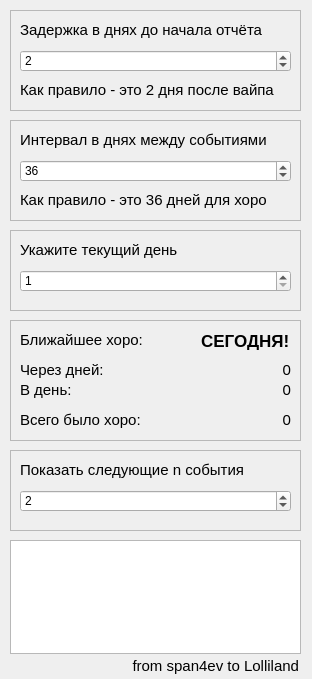
<?xml version="1.0" encoding="UTF-8"?>
<ui version="4.0">
 <class>MainWindow</class>
 <widget class="QMainWindow" name="MainWindow">
  <property name="geometry">
   <rect>
    <x>0</x>
    <y>0</y>
    <width>312</width>
    <height>679</height>
   </rect>
  </property>
  <property name="windowTitle">
   <string>MainWindow</string>
  </property>
  <property name="styleSheet">
   <string notr="true">* {
	font-family: 'Microsoft YaHei UI';
	font-size: 11pt;
}
#centralwidget {
	background-color: #262c3a;
}

QFrame {
	background-color: #343c49;
	border: 1px solid #424d61;
	border-radius: 4px;
}
QFrame &gt; QLabel, #status_bar {
	border: none;
	border-radius: none;
	color: #fff;
}
#label_after_days, #label_on_day, #label_total_events, #label_events_today {
	color: #e12768;
}
#label_events_today {
	font-weight: bold;
	font-size: 13pt;
}
#list_widget_another_events {
	color: #fff;
}
#status_bar {
	background-color: #262c3a;
}</string>
  </property>
  <widget class="QWidget" name="centralwidget">
   <widget class="QFrame" name="frame_path_to_read">
    <property name="geometry">
     <rect>
      <x>10</x>
      <y>230</y>
      <width>291</width>
      <height>81</height>
     </rect>
    </property>
    <property name="styleSheet">
     <string notr="true"/>
    </property>
    <property name="frameShape">
     <enum>QFrame::StyledPanel</enum>
    </property>
    <property name="frameShadow">
     <enum>QFrame::Raised</enum>
    </property>
    <widget class="QLabel" name="label_desc_path_to_read">
     <property name="geometry">
      <rect>
       <x>10</x>
       <y>10</y>
       <width>211</width>
       <height>21</height>
      </rect>
     </property>
     <property name="font">
      <font>
       <family>Microsoft YaHei UI</family>
       <pointsize>11</pointsize>
      </font>
     </property>
     <property name="toolTip">
      <string>По умолчанию сохраняется в папку программы</string>
     </property>
     <property name="styleSheet">
      <string notr="true"/>
     </property>
     <property name="text">
      <string>&lt;html&gt;&lt;head/&gt;&lt;body&gt;&lt;p&gt;Укажите текущий день&lt;/p&gt;&lt;/body&gt;&lt;/html&gt;</string>
     </property>
    </widget>
    <widget class="QSpinBox" name="sbox_day">
     <property name="geometry">
      <rect>
       <x>10</x>
       <y>40</y>
       <width>271</width>
       <height>22</height>
      </rect>
     </property>
     <property name="minimum">
      <number>1</number>
     </property>
     <property name="maximum">
      <number>1000000000</number>
     </property>
     <property name="value">
      <number>1</number>
     </property>
    </widget>
   </widget>
   <widget class="QFrame" name="frame_path_to_read_2">
    <property name="geometry">
     <rect>
      <x>10</x>
      <y>320</y>
      <width>291</width>
      <height>121</height>
     </rect>
    </property>
    <property name="styleSheet">
     <string notr="true"/>
    </property>
    <property name="frameShape">
     <enum>QFrame::StyledPanel</enum>
    </property>
    <property name="frameShadow">
     <enum>QFrame::Raised</enum>
    </property>
    <widget class="QLabel" name="label_desc_path_to_read_2">
     <property name="geometry">
      <rect>
       <x>10</x>
       <y>10</y>
       <width>131</width>
       <height>21</height>
      </rect>
     </property>
     <property name="font">
      <font>
       <family>Microsoft YaHei UI</family>
       <pointsize>11</pointsize>
      </font>
     </property>
     <property name="toolTip">
      <string>По умолчанию сохраняется в папку программы</string>
     </property>
     <property name="styleSheet">
      <string notr="true"/>
     </property>
     <property name="text">
      <string>&lt;html&gt;&lt;head/&gt;&lt;body&gt;&lt;p&gt;Ближайшее хоро: &lt;/p&gt;&lt;/body&gt;&lt;/html&gt;</string>
     </property>
    </widget>
    <widget class="QLabel" name="label_desc_path_to_read_10">
     <property name="geometry">
      <rect>
       <x>10</x>
       <y>90</y>
       <width>131</width>
       <height>21</height>
      </rect>
     </property>
     <property name="font">
      <font>
       <family>Microsoft YaHei UI</family>
       <pointsize>11</pointsize>
      </font>
     </property>
     <property name="toolTip">
      <string>По умолчанию сохраняется в папку программы</string>
     </property>
     <property name="styleSheet">
      <string notr="true"/>
     </property>
     <property name="text">
      <string>&lt;html&gt;&lt;head/&gt;&lt;body&gt;&lt;p&gt;Всего было хоро: &lt;/p&gt;&lt;/body&gt;&lt;/html&gt;</string>
     </property>
    </widget>
    <widget class="QLabel" name="label_desc_path_to_read_3">
     <property name="geometry">
      <rect>
       <x>10</x>
       <y>40</y>
       <width>101</width>
       <height>21</height>
      </rect>
     </property>
     <property name="font">
      <font>
       <family>Microsoft YaHei UI</family>
       <pointsize>11</pointsize>
      </font>
     </property>
     <property name="toolTip">
      <string>По умолчанию сохраняется в папку программы</string>
     </property>
     <property name="styleSheet">
      <string notr="true"/>
     </property>
     <property name="text">
      <string>&lt;html&gt;&lt;head/&gt;&lt;body&gt;&lt;p&gt;Через дней: &lt;/p&gt;&lt;/body&gt;&lt;/html&gt;</string>
     </property>
    </widget>
    <widget class="QLabel" name="label_on_day">
     <property name="geometry">
      <rect>
       <x>200</x>
       <y>60</y>
       <width>81</width>
       <height>21</height>
      </rect>
     </property>
     <property name="font">
      <font>
       <family>Microsoft YaHei UI</family>
       <pointsize>11</pointsize>
      </font>
     </property>
     <property name="toolTip">
      <string>По умолчанию сохраняется в папку программы</string>
     </property>
     <property name="styleSheet">
      <string notr="true"/>
     </property>
     <property name="text">
      <string>&lt;html&gt;&lt;head/&gt;&lt;body&gt;&lt;p&gt;0&lt;/p&gt;&lt;/body&gt;&lt;/html&gt;</string>
     </property>
     <property name="alignment">
      <set>Qt::AlignRight|Qt::AlignTrailing|Qt::AlignVCenter</set>
     </property>
    </widget>
    <widget class="QLabel" name="label_desc_path_to_read_6">
     <property name="geometry">
      <rect>
       <x>10</x>
       <y>60</y>
       <width>101</width>
       <height>21</height>
      </rect>
     </property>
     <property name="font">
      <font>
       <family>Microsoft YaHei UI</family>
       <pointsize>11</pointsize>
      </font>
     </property>
     <property name="toolTip">
      <string>По умолчанию сохраняется в папку программы</string>
     </property>
     <property name="styleSheet">
      <string notr="true"/>
     </property>
     <property name="text">
      <string>&lt;html&gt;&lt;head/&gt;&lt;body&gt;&lt;p&gt;В день:&lt;/p&gt;&lt;/body&gt;&lt;/html&gt;</string>
     </property>
    </widget>
    <widget class="QLabel" name="label_after_days">
     <property name="geometry">
      <rect>
       <x>200</x>
       <y>40</y>
       <width>81</width>
       <height>21</height>
      </rect>
     </property>
     <property name="font">
      <font>
       <family>Microsoft YaHei UI</family>
       <pointsize>11</pointsize>
      </font>
     </property>
     <property name="toolTip">
      <string>По умолчанию сохраняется в папку программы</string>
     </property>
     <property name="styleSheet">
      <string notr="true"/>
     </property>
     <property name="text">
      <string>&lt;html&gt;&lt;head/&gt;&lt;body&gt;&lt;p&gt;0&lt;/p&gt;&lt;/body&gt;&lt;/html&gt;</string>
     </property>
     <property name="alignment">
      <set>Qt::AlignRight|Qt::AlignTrailing|Qt::AlignVCenter</set>
     </property>
    </widget>
    <widget class="QLabel" name="label_total_events">
     <property name="geometry">
      <rect>
       <x>200</x>
       <y>90</y>
       <width>81</width>
       <height>21</height>
      </rect>
     </property>
     <property name="font">
      <font>
       <family>Microsoft YaHei UI</family>
       <pointsize>11</pointsize>
      </font>
     </property>
     <property name="toolTip">
      <string>По умолчанию сохраняется в папку программы</string>
     </property>
     <property name="styleSheet">
      <string notr="true"/>
     </property>
     <property name="text">
      <string>&lt;html&gt;&lt;head/&gt;&lt;body&gt;&lt;p&gt;0&lt;/p&gt;&lt;/body&gt;&lt;/html&gt;</string>
     </property>
     <property name="alignment">
      <set>Qt::AlignRight|Qt::AlignTrailing|Qt::AlignVCenter</set>
     </property>
    </widget>
    <widget class="QLabel" name="label_events_today">
     <property name="geometry">
      <rect>
       <x>191</x>
       <y>11</y>
       <width>91</width>
       <height>21</height>
      </rect>
     </property>
     <property name="font">
      <font>
       <family>Microsoft YaHei UI</family>
       <pointsize>13</pointsize>
       <weight>75</weight>
       <bold>true</bold>
      </font>
     </property>
     <property name="toolTip">
      <string>По умолчанию сохраняется в папку программы</string>
     </property>
     <property name="styleSheet">
      <string notr="true"/>
     </property>
     <property name="text">
      <string>&lt;html&gt;&lt;head/&gt;&lt;body&gt;&lt;p&gt;СЕГОДНЯ!&lt;/p&gt;&lt;/body&gt;&lt;/html&gt;</string>
     </property>
    </widget>
   </widget>
   <widget class="QFrame" name="frame_path_to_read_3">
    <property name="geometry">
     <rect>
      <x>10</x>
      <y>10</y>
      <width>291</width>
      <height>101</height>
     </rect>
    </property>
    <property name="styleSheet">
     <string notr="true"/>
    </property>
    <property name="frameShape">
     <enum>QFrame::StyledPanel</enum>
    </property>
    <property name="frameShadow">
     <enum>QFrame::Raised</enum>
    </property>
    <widget class="QLabel" name="label_desc_path_to_read_5">
     <property name="geometry">
      <rect>
       <x>10</x>
       <y>10</y>
       <width>271</width>
       <height>21</height>
      </rect>
     </property>
     <property name="font">
      <font>
       <family>Microsoft YaHei UI</family>
       <pointsize>11</pointsize>
      </font>
     </property>
     <property name="toolTip">
      <string>По умолчанию сохраняется в папку программы</string>
     </property>
     <property name="styleSheet">
      <string notr="true"/>
     </property>
     <property name="text">
      <string>&lt;html&gt;&lt;head/&gt;&lt;body&gt;&lt;p&gt;Задержка в днях до начала отчёта&lt;/p&gt;&lt;/body&gt;&lt;/html&gt;</string>
     </property>
    </widget>
    <widget class="QSpinBox" name="sbox_start_delay">
     <property name="geometry">
      <rect>
       <x>10</x>
       <y>40</y>
       <width>271</width>
       <height>22</height>
      </rect>
     </property>
     <property name="minimum">
      <number>0</number>
     </property>
     <property name="maximum">
      <number>1000000000</number>
     </property>
     <property name="value">
      <number>2</number>
     </property>
    </widget>
    <widget class="QLabel" name="label_desc_path_to_read_8">
     <property name="geometry">
      <rect>
       <x>10</x>
       <y>70</y>
       <width>281</width>
       <height>21</height>
      </rect>
     </property>
     <property name="font">
      <font>
       <family>Microsoft YaHei UI</family>
       <pointsize>11</pointsize>
      </font>
     </property>
     <property name="toolTip">
      <string>По умолчанию сохраняется в папку программы</string>
     </property>
     <property name="styleSheet">
      <string notr="true"/>
     </property>
     <property name="text">
      <string>&lt;html&gt;&lt;head/&gt;&lt;body&gt;&lt;p&gt;Как правило - это 2 дня после вайпа&lt;/p&gt;&lt;/body&gt;&lt;/html&gt;</string>
     </property>
    </widget>
   </widget>
   <widget class="QListWidget" name="list_widget_another_events">
    <property name="geometry">
     <rect>
      <x>10</x>
      <y>540</y>
      <width>291</width>
      <height>114</height>
     </rect>
    </property>
    <property name="styleSheet">
     <string notr="true"/>
    </property>
   </widget>
   <widget class="QFrame" name="frame_path_to_read_4">
    <property name="geometry">
     <rect>
      <x>10</x>
      <y>120</y>
      <width>291</width>
      <height>101</height>
     </rect>
    </property>
    <property name="styleSheet">
     <string notr="true"/>
    </property>
    <property name="frameShape">
     <enum>QFrame::StyledPanel</enum>
    </property>
    <property name="frameShadow">
     <enum>QFrame::Raised</enum>
    </property>
    <widget class="QLabel" name="label_desc_path_to_read_7">
     <property name="geometry">
      <rect>
       <x>10</x>
       <y>10</y>
       <width>271</width>
       <height>21</height>
      </rect>
     </property>
     <property name="font">
      <font>
       <family>Microsoft YaHei UI</family>
       <pointsize>11</pointsize>
      </font>
     </property>
     <property name="toolTip">
      <string>По умолчанию сохраняется в папку программы</string>
     </property>
     <property name="styleSheet">
      <string notr="true"/>
     </property>
     <property name="text">
      <string>&lt;html&gt;&lt;head/&gt;&lt;body&gt;&lt;p&gt;Интервал в днях между событиями&lt;/p&gt;&lt;/body&gt;&lt;/html&gt;</string>
     </property>
    </widget>
    <widget class="QSpinBox" name="sbox_interval">
     <property name="geometry">
      <rect>
       <x>10</x>
       <y>40</y>
       <width>271</width>
       <height>22</height>
      </rect>
     </property>
     <property name="minimum">
      <number>1</number>
     </property>
     <property name="maximum">
      <number>1000000000</number>
     </property>
     <property name="value">
      <number>36</number>
     </property>
    </widget>
    <widget class="QLabel" name="label_desc_path_to_read_9">
     <property name="geometry">
      <rect>
       <x>10</x>
       <y>70</y>
       <width>281</width>
       <height>21</height>
      </rect>
     </property>
     <property name="font">
      <font>
       <family>Microsoft YaHei UI</family>
       <pointsize>11</pointsize>
      </font>
     </property>
     <property name="toolTip">
      <string>По умолчанию сохраняется в папку программы</string>
     </property>
     <property name="styleSheet">
      <string notr="true"/>
     </property>
     <property name="text">
      <string>&lt;html&gt;&lt;head/&gt;&lt;body&gt;&lt;p&gt;Как правило - это 36 дней для хоро&lt;/p&gt;&lt;/body&gt;&lt;/html&gt;</string>
     </property>
    </widget>
   </widget>
   <widget class="QFrame" name="frame_path_to_read_5">
    <property name="geometry">
     <rect>
      <x>10</x>
      <y>450</y>
      <width>291</width>
      <height>81</height>
     </rect>
    </property>
    <property name="styleSheet">
     <string notr="true"/>
    </property>
    <property name="frameShape">
     <enum>QFrame::StyledPanel</enum>
    </property>
    <property name="frameShadow">
     <enum>QFrame::Raised</enum>
    </property>
    <widget class="QLabel" name="label_desc_path_to_read_4">
     <property name="geometry">
      <rect>
       <x>10</x>
       <y>10</y>
       <width>271</width>
       <height>21</height>
      </rect>
     </property>
     <property name="font">
      <font>
       <family>Microsoft YaHei UI</family>
       <pointsize>11</pointsize>
      </font>
     </property>
     <property name="toolTip">
      <string>По умолчанию сохраняется в папку программы</string>
     </property>
     <property name="styleSheet">
      <string notr="true"/>
     </property>
     <property name="text">
      <string>&lt;html&gt;&lt;head/&gt;&lt;body&gt;&lt;p&gt;Показать следующие n события&lt;/p&gt;&lt;/body&gt;&lt;/html&gt;</string>
     </property>
    </widget>
    <widget class="QSpinBox" name="sbox_another_events">
     <property name="geometry">
      <rect>
       <x>10</x>
       <y>40</y>
       <width>271</width>
       <height>22</height>
      </rect>
     </property>
     <property name="minimum">
      <number>1</number>
     </property>
     <property name="maximum">
      <number>1000000000</number>
     </property>
     <property name="value">
      <number>2</number>
     </property>
    </widget>
   </widget>
   <widget class="QLabel" name="status_bar">
    <property name="geometry">
     <rect>
      <x>58</x>
      <y>656</y>
      <width>241</width>
      <height>21</height>
     </rect>
    </property>
    <property name="font">
     <font>
      <family>Microsoft YaHei UI</family>
      <pointsize>11</pointsize>
     </font>
    </property>
    <property name="toolTip">
     <string>По умолчанию сохраняется в папку программы</string>
    </property>
    <property name="styleSheet">
     <string notr="true"/>
    </property>
    <property name="text">
     <string>&lt;html&gt;&lt;head/&gt;&lt;body&gt;&lt;p&gt;from span4ev to Lolliland&lt;/p&gt;&lt;/body&gt;&lt;/html&gt;</string>
    </property>
    <property name="alignment">
     <set>Qt::AlignRight|Qt::AlignTrailing|Qt::AlignVCenter</set>
    </property>
   </widget>
  </widget>
 </widget>
 <resources/>
 <connections/>
</ui>
